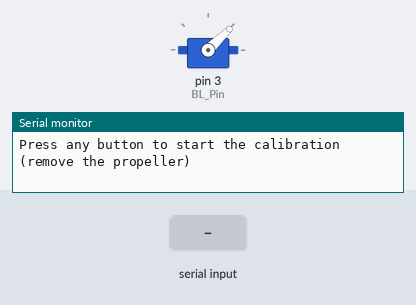
Bench run of a sketch on a simulated Arduino Uno, built with avr-gcc and run on an emulated ATmega328P. On the bench: servo, the last lines printed to the serial monitor. The inputs (shaded band) are chosen by the test bench.

Above: at 3.8 s.
3.9 s: "1" received over Serial
At 7.2 s:
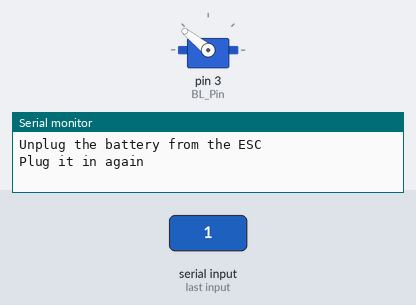
Timing chart, 0 to 12.4 s (numbered marks = the images above; inputs shaded):
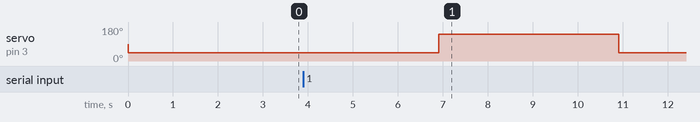

The sketch:

CalibrationESC.ino
```cpp
/* Brushless settings*/
#include <Servo.h>
int BL_Pin = 3;           //Pin where ESC is attached
Servo BL;                 //Define "BL" servo

void setup() {
  /*Initialization*/
  Serial.begin(9600);
  BL.attach(BL_Pin);
  delay(10);
  BL.writeMicroseconds(1000);
  delay(3000);

  Serial.println("Press any button to start the calibration (remove the propeller)\n");
  do {
    delay(1);
  } while (Serial.available() == 0);
  Serial.println("Unplug the battery from the ESC\n");
  delay(3000);
  BL.writeMicroseconds(2000);
  Serial.println("Plug it in again\n");
  delay(4000);
  BL.writeMicroseconds(1000);
  Serial.println("Done\n");
}

void loop() {
  // put your main code here, to run repeatedly:

}
```

Measured:
- after the input at 3.9 s, servo on pin 3 (BL_Pin): 44° → 141° after 3.0 s, → 44° 4.0 s later
